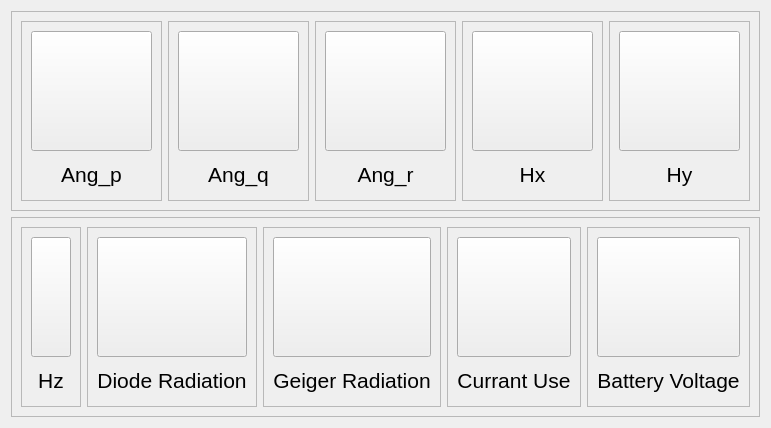
         <widget class="QWidget" name="mainChartsContainer_2" native="true">
          <property name="sizePolicy">
           <sizepolicy hsizetype="Preferred" vsizetype="Preferred">
            <horstretch>0</horstretch>
            <verstretch>0</verstretch>
           </sizepolicy>
          </property>
          <property name="font">
           <font>
            <pointsize>9</pointsize>
           </font>
          </property>
          <property name="layoutDirection">
           <enum>Qt::LeftToRight</enum>
          </property>
          <layout class="QVBoxLayout" name="verticalLayout_70">
           <item>
            <widget class="QFrame" name="frame_13">
             <property name="sizePolicy">
              <sizepolicy hsizetype="Preferred" vsizetype="Expanding">
               <horstretch>0</horstretch>
               <verstretch>0</verstretch>
              </sizepolicy>
             </property>
             <property name="frameShape">
              <enum>QFrame::StyledPanel</enum>
             </property>
             <property name="frameShadow">
              <enum>QFrame::Raised</enum>
             </property>
             <layout class="QHBoxLayout" name="horizontalLayout_44">
              <item>
               <widget class="QFrame" name="frame_14">
                <property name="sizePolicy">
                 <sizepolicy hsizetype="Preferred" vsizetype="Expanding">
                  <horstretch>0</horstretch>
                  <verstretch>0</verstretch>
                 </sizepolicy>
                </property>
                <property name="minimumSize">
                 <size>
                  <width>50</width>
                  <height>180</height>
                 </size>
                </property>
                <property name="frameShape">
                 <enum>QFrame::StyledPanel</enum>
                </property>
                <property name="frameShadow">
                 <enum>QFrame::Raised</enum>
                </property>
                <layout class="QVBoxLayout" name="verticalLayout_71">
                 <item>
                  <widget class="QPushButton" name="angPBtn">
                   <property name="minimumSize">
                    <size>
                     <width>0</width>
                     <height>120</height>
                    </size>
                   </property>
                   <property name="text">
                    <string/>
                   </property>
                   <property name="icon">
                    <iconset resource="assets/resources.qrc">
                     <normaloff>:/icons/icons/yellow_pack/bar-chart-2.svg</normaloff>:/icons/icons/yellow_pack/bar-chart-2.svg</iconset>
                   </property>
                   <property name="iconSize">
                    <size>
                     <width>100</width>
                     <height>100</height>
                    </size>
                   </property>
                  </widget>
                 </item>
                 <item>
                  <widget class="QLabel" name="label_29">
                   <property name="font">
                    <font>
                     <pointsize>16</pointsize>
                    </font>
                   </property>
                   <property name="text">
                    <string>Ang_p</string>
                   </property>
                   <property name="alignment">
                    <set>Qt::AlignCenter</set>
                   </property>
                  </widget>
                 </item>
                </layout>
               </widget>
              </item>
              <item>
               <widget class="QFrame" name="frame_15">
                <property name="frameShape">
                 <enum>QFrame::StyledPanel</enum>
                </property>
                <property name="frameShadow">
                 <enum>QFrame::Raised</enum>
                </property>
                <layout class="QVBoxLayout" name="verticalLayout_72">
                 <item>
                  <widget class="QPushButton" name="angQBtn">
                   <property name="minimumSize">
                    <size>
                     <width>0</width>
                     <height>120</height>
                    </size>
                   </property>
                   <property name="text">
                    <string/>
                   </property>
                   <property name="icon">
                    <iconset resource="assets/resources.qrc">
                     <normaloff>:/icons/icons/yellow_pack/bar-chart-2.svg</normaloff>:/icons/icons/yellow_pack/bar-chart-2.svg</iconset>
                   </property>
                   <property name="iconSize">
                    <size>
                     <width>100</width>
                     <height>100</height>
                    </size>
                   </property>
                  </widget>
                 </item>
                 <item>
                  <widget class="QLabel" name="label_30">
                   <property name="font">
                    <font>
                     <pointsize>16</pointsize>
                    </font>
                   </property>
                   <property name="text">
                    <string>Ang_q</string>
                   </property>
                   <property name="alignment">
                    <set>Qt::AlignCenter</set>
                   </property>
                  </widget>
                 </item>
                </layout>
               </widget>
              </item>
              <item>
               <widget class="QFrame" name="frame_16">
                <property name="frameShape">
                 <enum>QFrame::StyledPanel</enum>
                </property>
                <property name="frameShadow">
                 <enum>QFrame::Raised</enum>
                </property>
                <layout class="QVBoxLayout" name="verticalLayout_73">
                 <item>
                  <widget class="QPushButton" name="angRBtn">
                   <property name="minimumSize">
                    <size>
                     <width>0</width>
                     <height>120</height>
                    </size>
                   </property>
                   <property name="text">
                    <string/>
                   </property>
                   <property name="icon">
                    <iconset resource="assets/resources.qrc">
                     <normaloff>:/icons/icons/yellow_pack/bar-chart-2.svg</normaloff>:/icons/icons/yellow_pack/bar-chart-2.svg</iconset>
                   </property>
                   <property name="iconSize">
                    <size>
                     <width>100</width>
                     <height>100</height>
                    </size>
                   </property>
                  </widget>
                 </item>
                 <item>
                  <widget class="QLabel" name="label_31">
                   <property name="font">
                    <font>
                     <pointsize>16</pointsize>
                    </font>
                   </property>
                   <property name="text">
                    <string>Ang_r</string>
                   </property>
                   <property name="alignment">
                    <set>Qt::AlignCenter</set>
                   </property>
                  </widget>
                 </item>
                </layout>
               </widget>
              </item>
              <item>
               <widget class="QFrame" name="frame_17">
                <property name="frameShape">
                 <enum>QFrame::StyledPanel</enum>
                </property>
                <property name="frameShadow">
                 <enum>QFrame::Raised</enum>
                </property>
                <layout class="QVBoxLayout" name="verticalLayout_74">
                 <item>
                  <widget class="QPushButton" name="hxBtn">
                   <property name="minimumSize">
                    <size>
                     <width>0</width>
                     <height>120</height>
                    </size>
                   </property>
                   <property name="text">
                    <string/>
                   </property>
                   <property name="icon">
                    <iconset resource="assets/resources.qrc">
                     <normaloff>:/icons/icons/yellow_pack/bar-chart-2.svg</normaloff>:/icons/icons/yellow_pack/bar-chart-2.svg</iconset>
                   </property>
                   <property name="iconSize">
                    <size>
                     <width>100</width>
                     <height>100</height>
                    </size>
                   </property>
                  </widget>
                 </item>
                 <item>
                  <widget class="QLabel" name="label_32">
                   <property name="font">
                    <font>
                     <pointsize>16</pointsize>
                    </font>
                   </property>
                   <property name="text">
                    <string>Hx</string>
                   </property>
                   <property name="alignment">
                    <set>Qt::AlignCenter</set>
                   </property>
                  </widget>
                 </item>
                </layout>
               </widget>
              </item>
              <item>
               <widget class="QFrame" name="frame_18">
                <property name="frameShape">
                 <enum>QFrame::StyledPanel</enum>
                </property>
                <property name="frameShadow">
                 <enum>QFrame::Raised</enum>
                </property>
                <layout class="QVBoxLayout" name="verticalLayout_75">
                 <item>
                  <widget class="QPushButton" name="hyBtn">
                   <property name="minimumSize">
                    <size>
                     <width>0</width>
                     <height>120</height>
                    </size>
                   </property>
                   <property name="text">
                    <string/>
                   </property>
                   <property name="icon">
                    <iconset resource="assets/resources.qrc">
                     <normaloff>:/icons/icons/yellow_pack/bar-chart-2.svg</normaloff>:/icons/icons/yellow_pack/bar-chart-2.svg</iconset>
                   </property>
                   <property name="iconSize">
                    <size>
                     <width>100</width>
                     <height>100</height>
                    </size>
                   </property>
                  </widget>
                 </item>
                 <item>
                  <widget class="QLabel" name="label_33">
                   <property name="font">
                    <font>
                     <pointsize>16</pointsize>
                    </font>
                   </property>
                   <property name="text">
                    <string>Hy</string>
                   </property>
                   <property name="alignment">
                    <set>Qt::AlignCenter</set>
                   </property>
                  </widget>
                 </item>
                </layout>
               </widget>
              </item>
             </layout>
            </widget>
           </item>
           <item>
            <widget class="QFrame" name="frame_19">
             <property name="sizePolicy">
              <sizepolicy hsizetype="Preferred" vsizetype="Expanding">
               <horstretch>0</horstretch>
               <verstretch>0</verstretch>
              </sizepolicy>
             </property>
             <property name="frameShape">
              <enum>QFrame::StyledPanel</enum>
             </property>
             <property name="frameShadow">
              <enum>QFrame::Raised</enum>
             </property>
             <layout class="QHBoxLayout" name="horizontalLayout_45">
              <item>
               <widget class="QFrame" name="frame_20">
                <property name="frameShape">
                 <enum>QFrame::StyledPanel</enum>
                </property>
                <property name="frameShadow">
                 <enum>QFrame::Raised</enum>
                </property>
                <layout class="QVBoxLayout" name="verticalLayout_76">
                 <item>
                  <widget class="QPushButton" name="hzBtn">
                   <property name="minimumSize">
                    <size>
                     <width>0</width>
                     <height>120</height>
                    </size>
                   </property>
                   <property name="text">
                    <string/>
                   </property>
                   <property name="icon">
                    <iconset resource="assets/resources.qrc">
                     <normaloff>:/icons/icons/yellow_pack/bar-chart-2.svg</normaloff>:/icons/icons/yellow_pack/bar-chart-2.svg</iconset>
                   </property>
                   <property name="iconSize">
                    <size>
                     <width>100</width>
                     <height>100</height>
                    </size>
                   </property>
                  </widget>
                 </item>
                 <item>
                  <widget class="QLabel" name="label_34">
                   <property name="font">
                    <font>
                     <pointsize>16</pointsize>
                    </font>
                   </property>
                   <property name="text">
                    <string>Hz</string>
                   </property>
                   <property name="alignment">
                    <set>Qt::AlignCenter</set>
                   </property>
                  </widget>
                 </item>
                </layout>
               </widget>
              </item>
              <item>
               <widget class="QFrame" name="frame_21">
                <property name="frameShape">
                 <enum>QFrame::StyledPanel</enum>
                </property>
                <property name="frameShadow">
                 <enum>QFrame::Raised</enum>
                </property>
                <layout class="QVBoxLayout" name="verticalLayout_77">
                 <item>
                  <widget class="QPushButton" name="radDioBtn">
                   <property name="minimumSize">
                    <size>
                     <width>0</width>
                     <height>120</height>
                    </size>
                   </property>
                   <property name="text">
                    <string/>
                   </property>
                   <property name="icon">
                    <iconset resource="assets/resources.qrc">
                     <normaloff>:/icons/icons/yellow_pack/bar-chart-2.svg</normaloff>:/icons/icons/yellow_pack/bar-chart-2.svg</iconset>
                   </property>
                   <property name="iconSize">
                    <size>
                     <width>100</width>
                     <height>100</height>
                    </size>
                   </property>
                  </widget>
                 </item>
                 <item>
                  <widget class="QLabel" name="label_35">
                   <property name="font">
                    <font>
                     <pointsize>16</pointsize>
                    </font>
                   </property>
                   <property name="text">
                    <string>Diode Radiation</string>
                   </property>
                   <property name="alignment">
                    <set>Qt::AlignCenter</set>
                   </property>
                  </widget>
                 </item>
                </layout>
               </widget>
              </item>
              <item>
               <widget class="QFrame" name="frame_22">
                <property name="minimumSize">
                 <size>
                  <width>0</width>
                  <height>180</height>
                 </size>
                </property>
                <property name="frameShape">
                 <enum>QFrame::StyledPanel</enum>
                </property>
                <property name="frameShadow">
                 <enum>QFrame::Raised</enum>
                </property>
                <layout class="QVBoxLayout" name="verticalLayout_78">
                 <item>
                  <widget class="QPushButton" name="geigBtn">
                   <property name="minimumSize">
                    <size>
                     <width>0</width>
                     <height>120</height>
                    </size>
                   </property>
                   <property name="text">
                    <string/>
                   </property>
                   <property name="icon">
                    <iconset resource="assets/resources.qrc">
                     <normaloff>:/icons/icons/yellow_pack/bar-chart-2.svg</normaloff>:/icons/icons/yellow_pack/bar-chart-2.svg</iconset>
                   </property>
                   <property name="iconSize">
                    <size>
                     <width>100</width>
                     <height>100</height>
                    </size>
                   </property>
                  </widget>
                 </item>
                 <item>
                  <widget class="QLabel" name="label_36">
                   <property name="font">
                    <font>
                     <pointsize>16</pointsize>
                    </font>
                   </property>
                   <property name="text">
                    <string>Geiger Radiation</string>
                   </property>
                   <property name="alignment">
                    <set>Qt::AlignCenter</set>
                   </property>
                  </widget>
                 </item>
                </layout>
               </widget>
              </item>
              <item>
               <widget class="QFrame" name="frame_23">
                <property name="frameShape">
                 <enum>QFrame::StyledPanel</enum>
                </property>
                <property name="frameShadow">
                 <enum>QFrame::Raised</enum>
                </property>
                <layout class="QVBoxLayout" name="verticalLayout_79">
                 <item>
                  <widget class="QPushButton" name="iUseBtn">
                   <property name="minimumSize">
                    <size>
                     <width>0</width>
                     <height>120</height>
                    </size>
                   </property>
                   <property name="text">
                    <string/>
                   </property>
                   <property name="icon">
                    <iconset resource="assets/resources.qrc">
                     <normaloff>:/icons/icons/yellow_pack/bar-chart-2.svg</normaloff>:/icons/icons/yellow_pack/bar-chart-2.svg</iconset>
                   </property>
                   <property name="iconSize">
                    <size>
                     <width>100</width>
                     <height>100</height>
                    </size>
                   </property>
                  </widget>
                 </item>
                 <item>
                  <widget class="QLabel" name="label_37">
                   <property name="font">
                    <font>
                     <pointsize>16</pointsize>
                    </font>
                   </property>
                   <property name="text">
                    <string>Currant Use</string>
                   </property>
                   <property name="alignment">
                    <set>Qt::AlignCenter</set>
                   </property>
                  </widget>
                 </item>
                </layout>
               </widget>
              </item>
              <item>
               <widget class="QFrame" name="frame_24">
                <property name="frameShape">
                 <enum>QFrame::StyledPanel</enum>
                </property>
                <property name="frameShadow">
                 <enum>QFrame::Raised</enum>
                </property>
                <layout class="QVBoxLayout" name="verticalLayout_80">
                 <item>
                  <widget class="QPushButton" name="batVBtn">
                   <property name="minimumSize">
                    <size>
                     <width>0</width>
                     <height>120</height>
                    </size>
                   </property>
                   <property name="text">
                    <string/>
                   </property>
                   <property name="icon">
                    <iconset resource="assets/resources.qrc">
                     <normaloff>:/icons/icons/yellow_pack/bar-chart-2.svg</normaloff>:/icons/icons/yellow_pack/bar-chart-2.svg</iconset>
                   </property>
                   <property name="iconSize">
                    <size>
                     <width>100</width>
                     <height>100</height>
                    </size>
                   </property>
                  </widget>
                 </item>
                 <item>
                  <widget class="QLabel" name="label_38">
                   <property name="font">
                    <font>
                     <pointsize>16</pointsize>
                    </font>
                   </property>
                   <property name="text">
                    <string>Battery Voltage</string>
                   </property>
                   <property name="alignment">
                    <set>Qt::AlignCenter</set>
                   </property>
                  </widget>
                 </item>
                </layout>
               </widget>
              </item>
             </layout>
            </widget>
           </item>
          </layout>
         </widget>
